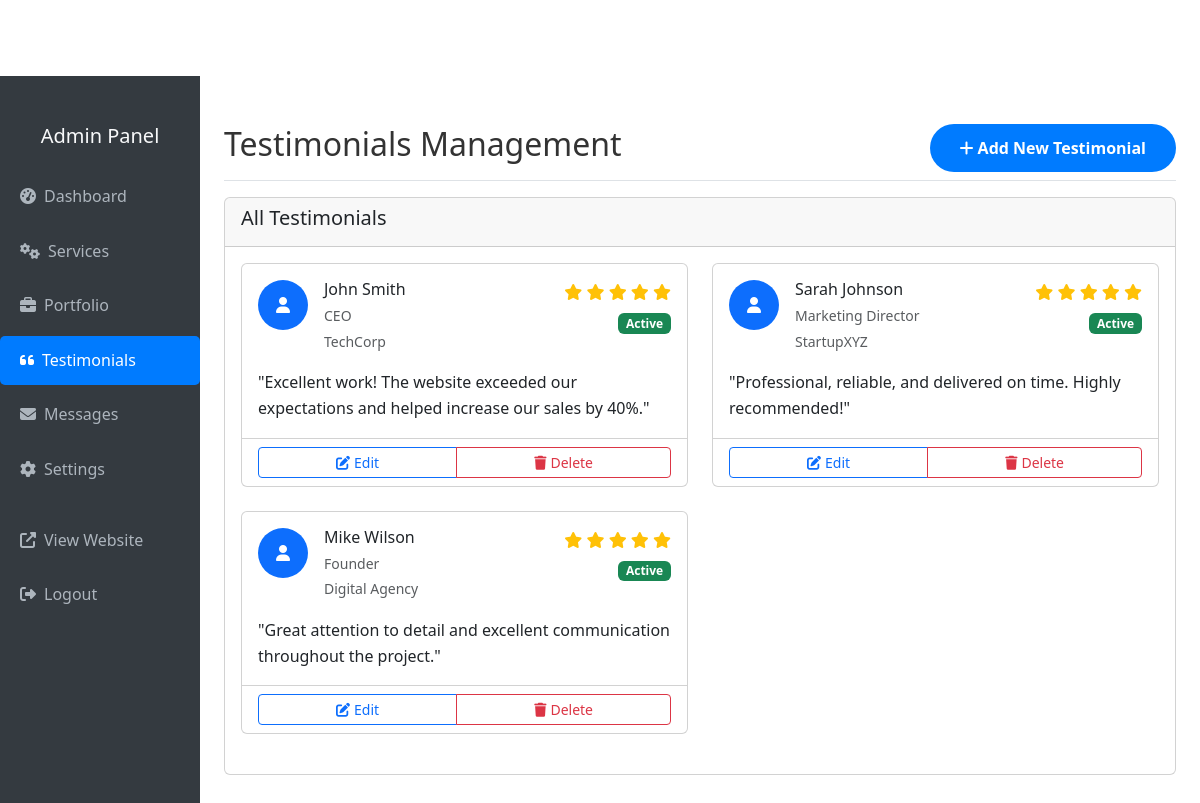
Screenshot of /assets/admin/testimonials.php (signed in) with the database file from the repository.
### tables this page shows
CREATE TABLE testimonials (
    id INT AUTO_INCREMENT PRIMARY KEY,
    client_name VARCHAR(100) NOT NULL,
    client_position VARCHAR(100),
    client_company VARCHAR(100),
    testimonial TEXT NOT NULL,
    client_image VARCHAR(255),
    rating INT DEFAULT 5,
    is_active BOOLEAN DEFAULT TRUE,
    created_at TIMESTAMP DEFAULT CURRENT_TIMESTAMP
);

### assets/admin/testimonials.php (the view, shortened to what this page needs)
<?php
$database = new Database();
$db = $database->getConnection();
$action = $_GET['action'] ?? 'list';
$query = "SELECT * FROM testimonials ORDER BY created_at DESC";
$stmt = $db->prepare($query);
$stmt->execute();
$testimonials = $stmt->fetchAll(PDO::FETCH_ASSOC);
$testimonial = null;
?>
<!DOCTYPE html>
<html lang="en">
<head>
    <link href="https://cdn.jsdelivr.net/npm/bootstrap@5.3.0/dist/css/bootstrap.min.css" rel="stylesheet">
    <link rel="stylesheet" href="https://cdnjs.cloudflare.com/ajax/libs/font-awesome/6.4.0/css/all.min.css">
    <link rel="stylesheet" href="../assets/css/style.css">
</head>
<body>
    <div class="container-fluid">
        <div class="row">
            <nav class="col-md-3 col-lg-2 d-md-block admin-sidebar collapse">
                <div class="position-sticky pt-3">
                    <div class="text-center mb-4">
                        <h5 class="text-light">Admin Panel</h5>
                    </div>
                    <ul class="nav flex-column">
                        <li class="nav-item">
                            <a class="nav-link" href="dashboard.php">
                                <i class="fas fa-tachometer-alt me-2"></i>Dashboard
                            </a>
                        </li>
                        <li class="nav-item">
                            <a class="nav-link" href="services.php">
                                <i class="fas fa-cogs me-2"></i>Services
                            </a>
                        </li>
                        <li class="nav-item">
                            <a class="nav-link" href="portfolio.php">
                                <i class="fas fa-briefcase me-2"></i>Portfolio
                            </a>
                        </li>
                        <li class="nav-item">
                            <a class="nav-link active" href="testimonials.php">
                                <i class="fas fa-quote-left me-2"></i>Testimonials
                            </a>
                        </li>
                        <li class="nav-item">
                            <a class="nav-link" href="messages.php">
                                <i class="fas fa-envelope me-2"></i>Messages
                            </a>
                        </li>
                        <li class="nav-item">
                            <a class="nav-link" href="settings.php">
                                <i class="fas fa-cog me-2"></i>Settings
                            </a>
                        </li>
                        <li class="nav-item mt-3">
                            <a class="nav-link" href="../index.php" target="_blank">
                                <i class="fas fa-external-link-alt me-2"></i>View Website
                            </a>
                        </li>
                        <li class="nav-item">
                            <a class="nav-link" href="logout.php">
                                <i class="fas fa-sign-out-alt me-2"></i>Logout
                            </a>
                        </li>
                    </ul>
                </div>
            </nav>
            <main class="col-md-9 ms-sm-auto col-lg-10 px-md-4 admin-content">
                <div class="d-flex justify-content-between flex-wrap flex-md-nowrap align-items-center pt-3 pb-2 mb-3 border-bottom">
                    <h1 class="h2">Testimonials Management</h1>
                    <div class="btn-toolbar mb-2 mb-md-0">
                        <a href="?action=add" class="btn btn-primary">
                            <i class="fas fa-plus me-1"></i>Add New Testimonial
                        </a>
                    </div>
                </div>
                <?php if ($action === 'add' || $action === 'edit'): ?>
                <div class="card">
                    <div class="card-header">
                        <h5><?php echo $action === 'add' ? 'Add New Testimonial' : 'Edit Testimonial'; ?></h5>
                    </div>
                    <div class="card-body">
                        <form method="POST">
                            <?php if ($action === 'edit'): ?>
                            <input type="hidden" name="id" value="<?php echo $testimonial['id']; ?>">
                            <?php endif; ?>
                            <div class="row">
                                <div class="col-md-6 mb-3">
                                    <label for="client_name" class="form-label">Client Name *</label>
                                    <input type="text" class="form-control" id="client_name" name="client_name"
                                           value="<?php echo htmlspecialchars($testimonial['client_name'] ?? ''); ?>" required>
                                </div>
                                <div class="col-md-6 mb-3">
                                    <label for="client_position" class="form-label">Client Position</label>
                                    <input type="text" class="form-control" id="client_position" name="client_position"
                                           value="<?php echo htmlspecialchars($testimonial['client_position'] ?? ''); ?>"
                                           placeholder="e.g., CEO, Marketing Director">
                                </div>
                            </div>
                            <div class="row">
                                <div class="col-md-6 mb-3">
                                    <label for="client_company" class="form-label">Company</label>
                                    <input type="text" class="form-control" id="client_company" name="client_company"
                                           value="<?php echo htmlspecialchars($testimonial['client_company'] ?? ''); ?>"
                                           placeholder="e.g., TechCorp Inc.">
                                </div>
                                <div class="col-md-6 mb-3">
                                    <label for="rating" class="form-label">Rating *</label>
                                    <select class="form-select" id="rating" name="rating" required>
                                        <option value="5" <?php echo ($testimonial['rating'] ?? 5) == 5 ? 'selected' : ''; ?>>5 Stars</option>
                                        <option value="4" <?php echo ($testimonial['rating'] ?? 5) == 4 ? 'selected' : ''; ?>>4 Stars</option>
                                        <option value="3" <?php echo ($testimonial['rating'] ?? 5) == 3 ? 'selected' : ''; ?>>3 Stars</option>
                                        <option value="2" <?php echo ($testimonial['rating'] ?? 5) == 2 ? 'selected' : ''; ?>>2 Stars</option>
                                        <option value="1" <?php echo ($testimonial['rating'] ?? 5) == 1 ? 'selected' : ''; ?>>1 Star</option>
                                    </select>
                                </div>
                            </div>
                            <div class="mb-3">
                                <label for="testimonial" class="form-label">Testimonial Text *</label>
                                <textarea class="form-control" id="testimonial" name="testimonial" rows="4" required><?php echo htmlspecialchars($testimonial['testimonial'] ?? ''); ?></textarea>
                            </div>
                            <div class="mb-3">
                                <label for="client_image" class="form-label">Client Image URL</label>
                                <input type="url" class="form-control" id="client_image" name="client_image"
                                       value="<?php echo htmlspecialchars($testimonial['client_image'] ?? ''); ?>"
                                       placeholder="https://example.com/client-photo.jpg">
                                <small class="form-text text-muted">Optional: URL to client's photo</small>
                            </div>
                            <div class="mb-3">
                                <div class="form-check">
                                    <input class="form-check-input" type="checkbox" id="is_active" name="is_active"
                                           <?php echo ($testimonial['is_active'] ?? 1) ? 'checked' : ''; ?>>
                                    <label class="form-check-label" for="is_active">
                                        Active Testimonial (will be displayed on website)
                                    </label>
                                </div>
                            </div>
                            <div class="d-flex gap-2">
                                <button type="submit" class="btn btn-primary">
                                    <i class="fas fa-save me-1"></i><?php echo $action === 'add' ? 'Add Testimonial' : 'Update Testimonial'; ?>
                                </button>
                                <a href="testimonials.php" class="btn btn-secondary">
                                    <i class="fas fa-times me-1"></i>Cancel
                                </a>
                            </div>
                        </form>
                    </div>
                </div>
                <?php else: ?>
                <div class="card">
                    <div class="card-header">
                        <h5>All Testimonials</h5>
                    </div>
                    <div class="card-body">
                        <?php if (empty($testimonials)): ?>
                        <div class="text-center py-5">
                            <i class="fas fa-quote-left fa-3x text-muted mb-3"></i>
                            <h5 class="text-muted">No testimonials found</h5>
                            <p class="text-muted">Add your first testimonial to build trust with potential clients.</p>
                            <a href="?action=add" class="btn btn-primary">Add Testimonial</a>
                        </div>
                        <?php else: ?>
                        <div class="row">
                            <?php foreach($testimonials as $testimonial): ?>
                            <div class="col-lg-6 mb-4">
                                <div class="card h-100">
                                    <div class="card-body">
                                        <div class="d-flex align-items-start mb-3">
                                            <?php if($testimonial['client_image']): ?>
                                            <img src="<?php echo htmlspecialchars($testimonial['client_image']); ?>"
                                                 class="rounded-circle me-3"
                                                 alt="<?php echo htmlspecialchars($testimonial['client_name']); ?>"
                                                 style="width: 50px; height: 50px; object-fit: cover;">
                                            <?php else: ?>
                                            <div class="rounded-circle bg-primary d-flex align-items-center justify-content-center me-3"
                                                 style="width: 50px; height: 50px;">
                                                <i class="fas fa-user text-white"></i>
                                            </div>
                                            <?php endif; ?>
                                            <div class="flex-grow-1">
                                                <h6 class="mb-1"><?php echo htmlspecialchars($testimonial['client_name']); ?></h6>
                                                <?php if($testimonial['client_position']): ?>
                                                <small class="text-muted"><?php echo htmlspecialchars($testimonial['client_position']); ?></small>
                                                <?php endif; ?>
                                                <?php if($testimonial['client_company']): ?>
                                                <br><small class="text-muted"><?php echo htmlspecialchars($testimonial['client_company']); ?></small>
                                                <?php endif; ?>
                                            </div>
                                            <div class="text-end">
                                                <div class="mb-1">
                                                    <?php for($i = 1; $i <= $testimonial['rating']; $i++): ?>
                                                    <i class="fas fa-star text-warning"></i>
                                                    <?php endfor; ?>
                                                </div>
                                                <?php if($testimonial['is_active']): ?>
                                                <span class="badge bg-success">Active</span>
                                                <?php else: ?>
                                                <span class="badge bg-secondary">Inactive</span>
                                                <?php endif; ?>
                                            </div>
                                        </div>
                                        <p class="card-text">"<?php echo htmlspecialchars($testimonial['testimonial']); ?>"</p>
                                    </div>
                                    <div class="card-footer bg-transparent">
                                        <div class="btn-group w-100">
                                            <a href="?action=edit&id=<?php echo $testimonial['id']; ?>"
                                               class="btn btn-outline-primary btn-sm">
                                                <i class="fas fa-edit me-1"></i>Edit
                                            </a>
                                            <a href="?delete=<?php echo $testimonial['id']; ?>"
                                               class="btn btn-outline-danger btn-sm"
                                               onclick="return confirm('Are you sure you want to delete this testimonial?')">
                                                <i class="fas fa-trash me-1"></i>Delete
                                            </a>
                                        </div>
                                    </div>
                                </div>
                            </div>
                            <?php endforeach; ?>
                        </div>
                        <?php endif; ?>
                    </div>
                </div>
                <?php endif; ?>
            </main>
        </div>
    </div>
</body>
</html>

### assets/css/style.css (style rules this page uses)
:root { --primary-color: #007bff; --secondary-color: #6c757d; --accent-color: #28a745; --dark-color: #343a40; --light-color: #f8f9fa; --gradient: linear-gradient(135deg, #667eea 0%, #764ba2 100%); }
* { margin: 0; padding: 0; box-sizing: border-box; }
body { font-family: 'Segoe UI', Tahoma, Geneva, Verdana, sans-serif; line-height: 1.6; color: #333; padding-top: 76px; }
.btn-primary { background: var(--primary-color); border: none; padding: 12px 30px; font-weight: 600; border-radius: 50px; transition: all 0.3s ease; }
.admin-sidebar { background: var(--dark-color); min-height: 100vh; padding: 2rem 0; }
.admin-sidebar .nav-link { color: #adb5bd; padding: 12px 20px; border-radius: 5px; margin-bottom: 5px; transition: all 0.3s ease; }
.admin-sidebar .nav-link:hover, .admin-sidebar .nav-link.active { background: var(--primary-color); color: white; }
.admin-content { padding: 2rem; }

### rows the page displays
testimonials: client_name "John Smith", client_position "CEO", client_company "TechCorp", rating 5 (drawn), is_active "Active", testimonial "Excellent work! The website exceeded our expectations and helped increase our sales by 40%."
testimonials: client_name "Sarah Johnson", client_position "Marketing Director", client_company "StartupXYZ", rating 5 (drawn), is_active "Active", testimonial "Professional, reliable, and delivered on time. Highly recommended!"
testimonials: client_name "Mike Wilson", client_position "Founder", client_company "Digital Agency", rating 5 (drawn), is_active "Active", testimonial "Great attention to detail and excellent communication throughout the project."
